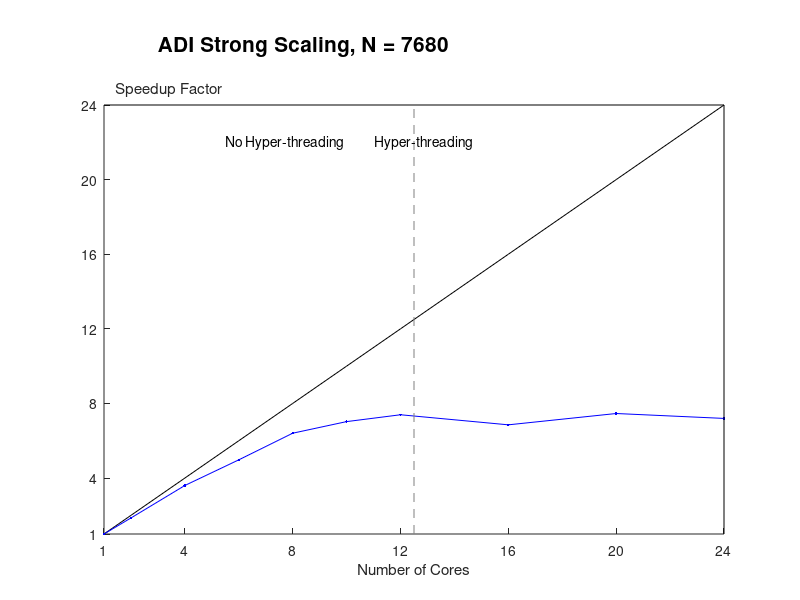

Source code (MATLAB):
clear;
top = 24;
bottom = 1;
right = 24;
left = 1;

cores = [1 2 4 6 8 10 12 16 20 24];

speedup = [1.000 1.860 3.601 4.976 6.404 7.026 7.393 6.853 7.460 7.197];

hold on;

plot(cores,cores,'-k');
plot(cores,speedup,'-b.');

xlim([1 24]);
ylim([1 24]);
set(gca,'XTick',[1 4 8 12 16 20 24])
set(gca,'YTick',[1 4 8 12 16 20 24])

line([12.5 12.5],[1 24],'Color',[0.5 0.5 0.5],'LineStyle','--');
line([1 24],[24 24],'Color',[0.0 0.0 0.0]);
line([24 24],[24 1],'Color',[0.0 0.0 0.0]);

h = text(5.5,22,'No Hyper-threading          Hyper-threading');

hold off;

% legh = legend([h3 h2 h1],'AVX + ILP','AVX',...
%                   'Scalar','Location','SouthEast');
% vertOffset = (top - bottom)*0.02;
% set(legh,'Position',get(legh,'Position') + [0 vertOffset 0 0]);

xlabel('Number of Cores');
ylabel('Speedup Factor');
set(get(gca,'YLabel'),'Rotation',0);
ylabh = get(gca,'YLabel');
vertOffset = (top - bottom)*0.52;
horzOffset = (right - left)*0.155;
set(ylabh,'Position',get(ylabh,'Position') + [horzOffset vertOffset 0]);

set(gca,'Position',get(gca,'Position') - [0 0 0 0.1]);
h = title('ADI Strong Scaling, N = 7680','FontSize', 15);
vertOffset = (top - bottom)*0.08;
horzOffset = (right - left)*-0.177;
set(h,'Position',get(h,'Position') + [horzOffset vertOffset 0]);

set(gcf,'color','w');